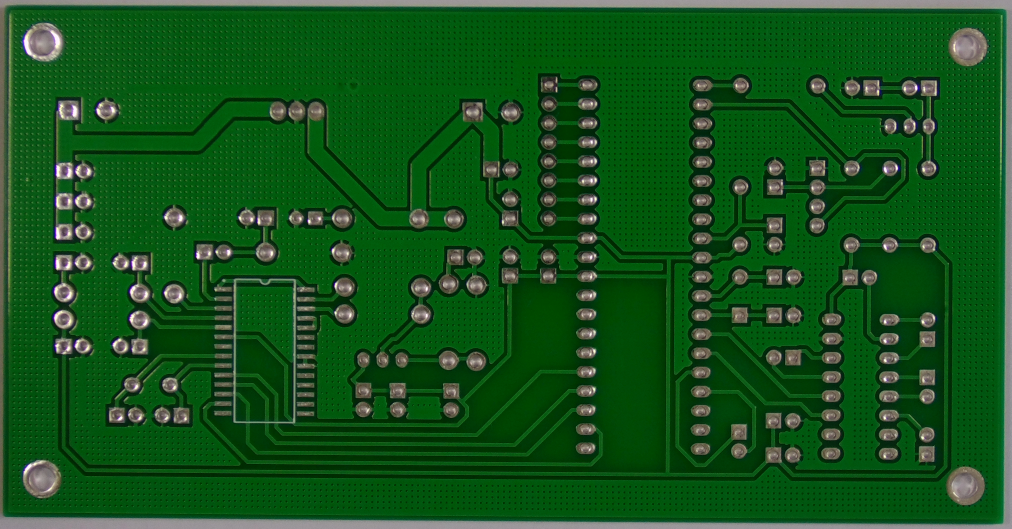
#> input picture Template-PCB-images/01.JPG, 3034 x 1586 px, found by its file name (shown at 1/3 size); the run also reads 1 picture not shown here
$ jupyter execute Bare-PCB-defect-detection-using-opencv.ipynb
#> lines starting #> are read from the running program, lines starting #| are printed output that depends on the picture; after the words box and inside, x2 and y2 are one past the last pixel; in counts of white or black regions, pixels touching at a corner belong together
[cell 1]
'''
Image subtraction requires both the template(non-defective) and test(defective) images
to be of the exact same dimensions and orientation.

The whole defect detection process is performed on one sample test image of the defect
missing hole for PCB 01. Similar can be done for the other defects.
The steps performed are common for both template and test images, and then the test image is
subtracted from template image to get the resultant image which shows the defects.
Contour detection is also done to calculate the number of defects in an image.
'''

[cell 2]
# Command to install OpenCV library :
# pip install opencv-python

[cell 3]
import cv2
import matplotlib.pyplot as plt
import os

[cell 4]
# read template PCB 01 image
rgb_template_img = cv2.imread('Bare-PCB-dataset//Template-PCB-images//01.jpg')
#> rgb_template_img is the input picture: shape (1586, 3034, 3); mean B, G, R 27.3, 83.6, 20.4

# display original template PCB image
plt.figure(figsize=(10,6))
plt.imshow(rgb_template_img, cmap="gray")

[cell 5]
# read template PCB 01 image as grayscale image
template_img = cv2.imread('Bare-PCB-dataset//Template-PCB-images//01.jpg', 0)
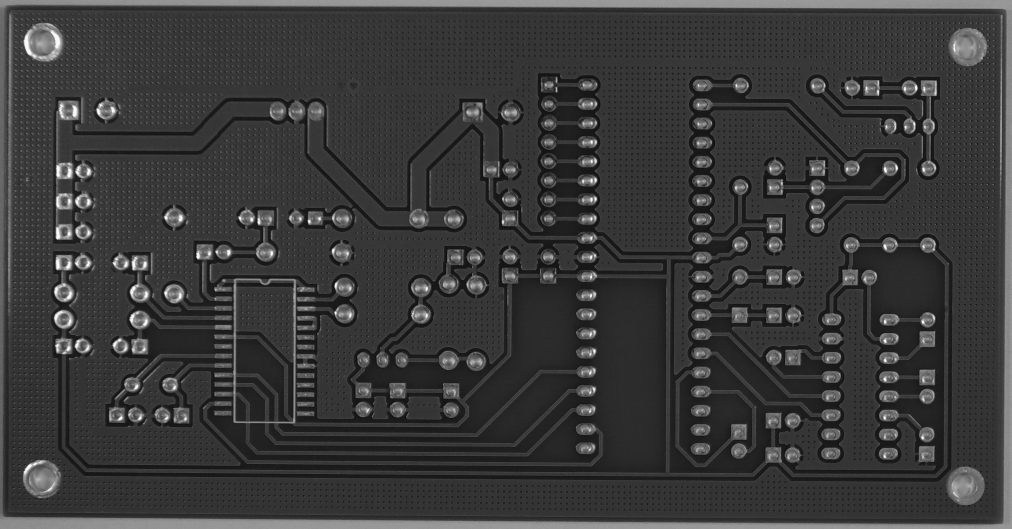
#> template_img: shape (1586, 3034) (shown at 1/3 size); min 5, max 254, mean 58.2
# the 2nd parameter is flag, makes image grayscale for value 0 or 2

# display the grayscale template PCB image
plt.figure(figsize=(10,6))
plt.imshow(template_img, cmap="gray")

[cell 6]
# resize template image of PCB
template_img_resize = cv2.resize(template_img, (750, 450))
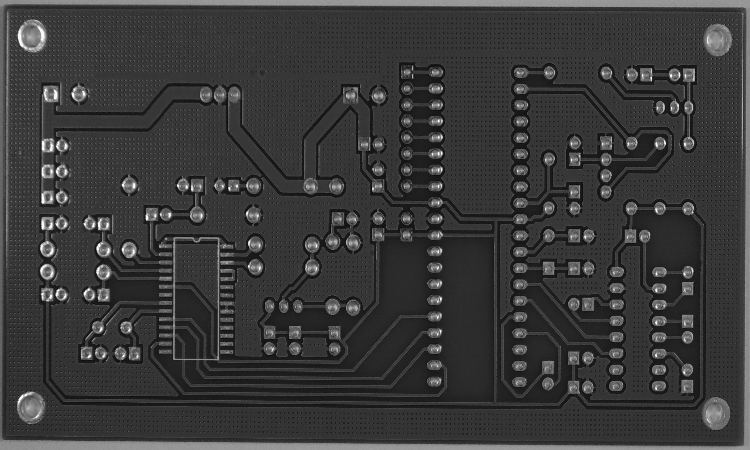
#> template_img_resize: shape (450, 750); min 9, max 253, mean 58.1

# display the grayscale resized template PCB image
plt.figure(figsize=(10,6))
plt.imshow(template_img_resize, cmap="gray")

[cell 7]
# Gaussian blur to blur the image before thresholding
blur_template_img = cv2.GaussianBlur(template_img_resize, (3,3),0)

# display the blurred image
plt.figure(figsize=(10,6))
plt.imshow(blur_template_img, cmap="gray")

[cell 8]
# Adaptive thresholding(mean)
# Thresholding is used to turn a grayscale image into a binary image based on a
# specific threshold value
template_adap_thresh = cv2.adaptiveThreshold(blur_template_img, 255,
                                         cv2. ADAPTIVE_THRESH_MEAN_C,
                                         cv2.THRESH_BINARY, 15, 5)
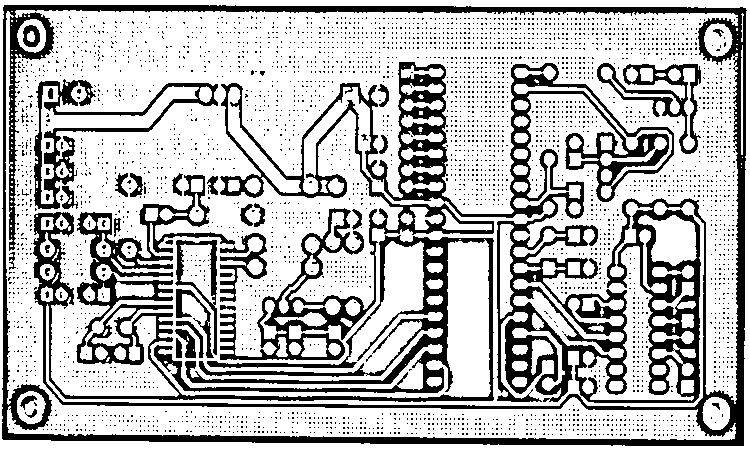
#> template_adap_thresh: shape (450, 750); 72.1% white; 3704 black regions (3667 under 20 px), largest, box (x1, y1, x2, y2) and area: (2, 5, 747, 446) 75177, (34, 79, 218, 209) 3646, (597, 63, 701, 154) 2180

# display the thresholded image
plt.figure(figsize=(10,6))
plt.imshow(template_adap_thresh, cmap="gray")

[cell 9]
# read test image of PCB 01
rgb_test_img = cv2.imread('Bare-PCB-dataset//Defective-PCB-images//Missing_hole//Missing_hole_01//01_missing_hole_10.jpg')

# display original test PCB image
plt.figure(figsize=(10,6))
plt.imshow(rgb_test_img, cmap="gray")

[cell 10]
# read grayscale test PCB image
test_img = cv2.imread('Bare-PCB-dataset//Defective-PCB-images//Missing_hole//Missing_hole_01//01_missing_hole_10.jpg', 0)
#> test_img: shape (1586, 3034); min 2, max 255, mean 58.3

# resize test image of PCB
test_img_resize = cv2.resize(test_img, (750, 450))

# display the grayscale resized test PCB image
plt.figure(figsize=(10,6))
plt.imshow(test_img_resize, cmap="gray")

[cell 11]
# Gaussian blur to blur the image before thresholding
blur_test_img = cv2.GaussianBlur(test_img_resize, (3,3),0)

# Adaptive thresholding(mean) on test image
test_adap_thresh = cv2.adaptiveThreshold(blur_test_img, 255,
                                         cv2. ADAPTIVE_THRESH_MEAN_C,
                                         cv2.THRESH_BINARY, 15, 5)
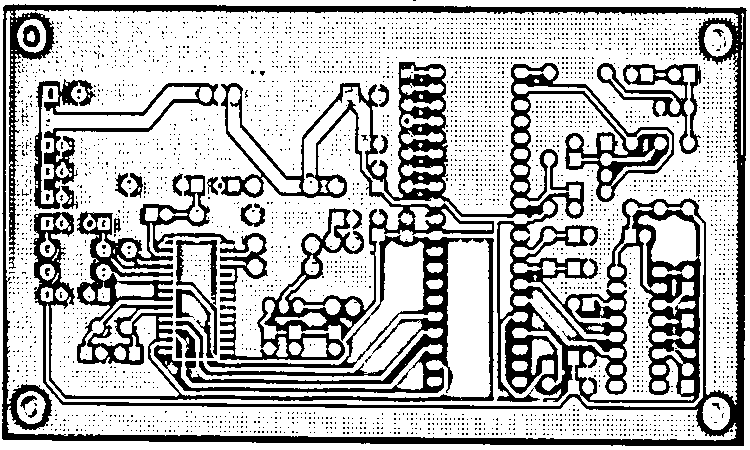
#> test_adap_thresh: shape (450, 750); 72.2% white; 3646 black regions (3606 under 20 px), largest, box (x1, y1, x2, y2) and area: (2, 4, 747, 446) 75101, (34, 79, 218, 209) 3650, (597, 63, 701, 154) 2178

# display the thresholded test image
plt.figure(figsize=(10,6))
plt.imshow(test_adap_thresh, cmap="gray")

[cell 12]
# Image subtraction (template - test)

sub_img= cv2.subtract(template_adap_thresh, test_adap_thresh)
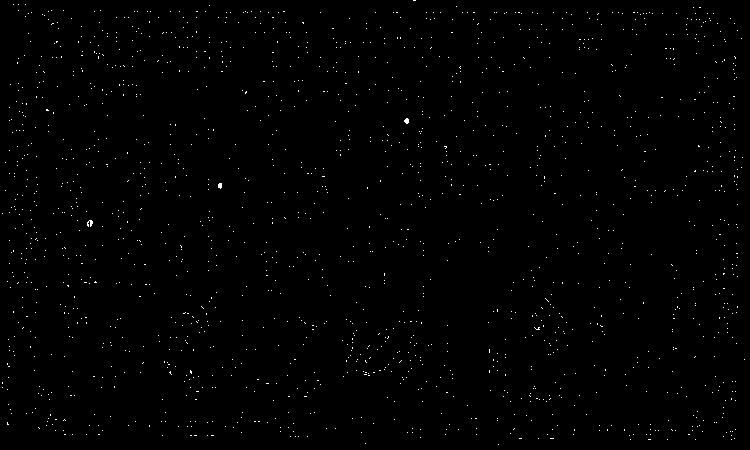
#> sub_img: shape (450, 750); 0.6% white in thin lines or dots

# display resultant image after subtraction
plt.figure(figsize=(10,6))
plt.imshow(sub_img)

[cell 13]
# Median blur to eliminate background noise
final_img = cv2.medianBlur(sub_img, 5)
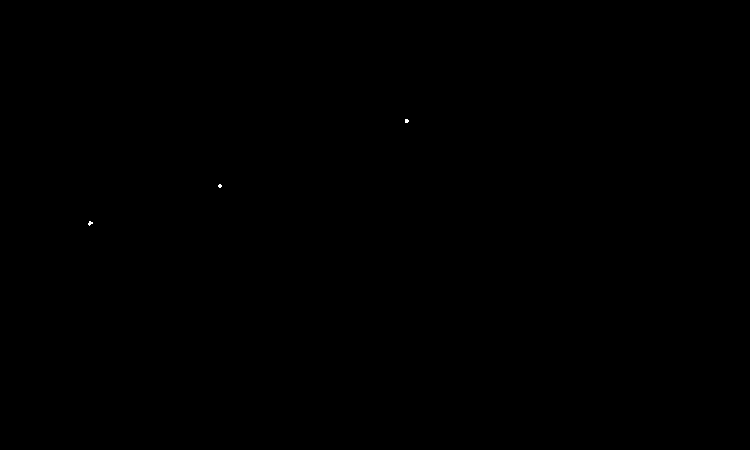
#> final_img: shape (450, 750); 0.01% white in thin lines or dots, all inside (x1, y1, x2, y2) = (88, 119, 409, 226)

# display final binary image result
# to show defects in the image
plt.figure(figsize=(10,6))
plt.imshow(final_img, cmap="gray")

[cell 14]
# contour detection to get the count of defects
cnts = cv2.findContours(final_img, cv2.RETR_LIST,
                        cv2.CHAIN_APPROX_SIMPLE)[-2]
#> cnts = 3 contours, all with area under 20
blobs = []
for cnt in cnts:
    if 0<cv2.contourArea(cnt)<300:
        blobs.append(cnt)
#> this loop made 3 passes
#> after the loop, blobs = 3 contours, all with area under 20

print("Number of defects in image:")
print(len(blobs))
#| 3
